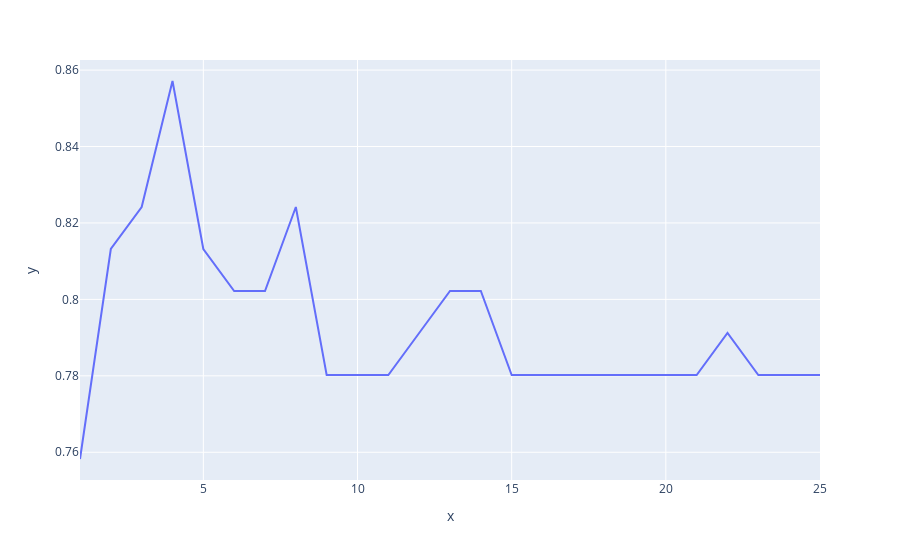

Write notebook code for a chart like this one.
### Code cell
px.line(x=k_range,y=scores_list)

### Figure 1 — Plotly figure (JSON) as saved in the notebook; plotly's stock layout.template omitted (floating-point values rounded to 4 significant figures)
{"data": [{"hovertemplate": "x=%{x}<br>y=%{y}<extra></extra>", "legendgroup": "", "line": {"color": "#636efa", "dash": "solid"}, "mode": "lines", "name": "", "orientation": "v", "showlegend": false, "type": "scatter", "x": [1, 2, 3, 4, 5, 6, 7, 8, 9, 10, 11, 12, 13, 14, 15, 16, 17, 18, 19, 20, 21, 22, 23, 24, 25], "xaxis": "x", "y": [0.7582, 0.8132, 0.8242, 0.8571, 0.8132, 0.8022, 0.8022, 0.8242, 0.7802, 0.7802, 0.7802, 0.7912, 0.8022, 0.8022, 0.7802, 0.7802, 0.7802, 0.7802, 0.7802, 0.7802, 0.7802, 0.7912, 0.7802, 0.7802, 0.7802], "yaxis": "y"}], "layout": {"legend": {"tracegroupgap": 0}, "margin": {"t": 60}, "xaxis": {"anchor": "y", "domain": [0, 1], "title": {"text": "x"}}, "yaxis": {"anchor": "x", "domain": [0, 1], "title": {"text": "y"}}}}
